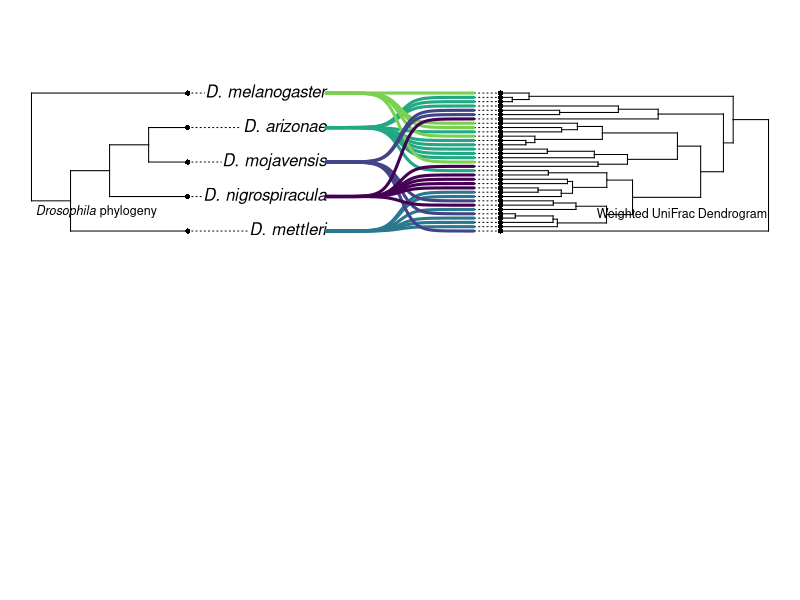
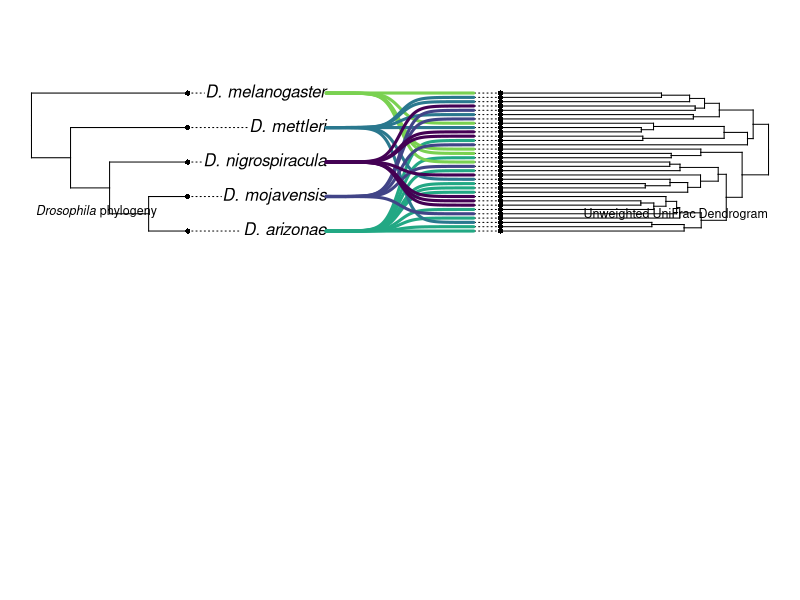

Write the R code that produced these figures, in order.
library(ape)
library(phytools)

#load weighted UniFrac distance matrix
weighted.unifrac.distance.matrix <- read.csv("../../data/weighted_unifrac_distance_matrix.tsv", sep="\t", row.names=1)
#load unweighted UniFrac distance matrix
unweighted.unifrac.distance.matrix <- read.csv("../../data/unweighted_unifrac_distance_matrix.tsv", sep="\t", row.names=1)

#load metadata, rename fly species for better plotting
metadata <- read.csv("../../data/NCDMIC_metadata.tsv", sep="\t")
metadata[metadata == "D. arizonae"] <- "D._arizonae"
metadata[metadata == "D. melanogaster"] <- "D._melanogaster"
metadata[metadata == "D. mettleri"] <- "D._mettleri"
metadata[metadata == "D. mojavensis"] <- "D._mojavensis"
metadata[metadata == "D. nigrospiracula"] <- "D._nigrospiracula"

#define colors for each tip
colors <- c("D._nigrospiracula" = "#440154", 
            "D._mojavensis" = "#414487", 
            "D._mettleri" = "#2a788e", 
            "D._arizonae" = "#22a884", 
            "D._melanogaster" = "#7ad151")

#convert distance matrix to distance object
weighted.unifrac.distances <- as.dist(weighted.unifrac.distance.matrix)
unweighted.unifrac.distances <- as.dist(unweighted.unifrac.distance.matrix)
#perform heirarchical clustering on distances
weighted.unifrac.clusters <- hclust(weighted.unifrac.distances)
unweighted.unifrac.clusters <- hclust(unweighted.unifrac.distances)

#define host tree
host.tree <- ape::read.tree(text="(D._melanogaster,(D._mettleri,(D._nigrospiracula,(D._mojavensis,D._arizonae))));")
#convert clusters to phylo object
weighted.unifrac.dendrogram <- as.phylo(weighted.unifrac.clusters)
unweighted.unifrac.dendrogram <- as.phylo(unweighted.unifrac.clusters)
#load associations between the tips of both trees
associations <- cbind(metadata$species, metadata$sample.id)
associations[, 1] <- gsub("^\\w+", "D._", associations[, 1])
associations[, 1] <- gsub("\\s", "", associations[, 1])

#make color palette
colors <- c()
for (species in associations[,1]) {
  if (species == "D._arizonae") {
    colors <- c(colors, "#22a884")
  }
  if (species == "D._melanogaster") {
    colors <- c(colors, "#7ad151")
  }
  if (species == "D._mettleri") {
    colors <- c(colors, "#2a788e")
  }
  if (species == "D._mojavensis") {
    colors <- c(colors, "#414487")
  }
  if (species == "D._nigrospiracula") {
    colors <- c(colors, "#440154")
  }
}

#create and plot cophylo object
weighted.unifrac.cophylo.obj <- cophylo(host.tree, weighted.unifrac.dendrogram, assoc = associations, rotate=TRUE)
unweighted.unifrac.cophylo.obj <- cophylo(host.tree, unweighted.unifrac.dendrogram, assoc = associations, rotate=TRUE)

#plot weighted unifrac cophylo
pdf(file="../../figures/host_tree_vs_weighted_unifrac.pdf", width=5, height=5)
par()
plot(weighted.unifrac.cophylo.obj, link.type="curved",link.lwd=3, ylim=c(-2.5,1.5), fsize=c(1, 0.001),
     link.col=make.transparent(colors, 1), link.lty="solid")
mtext(substitute(paste(italic("Drosophila"), " phylogeny")), line=-11, adj=0.05, cex=0.75)
mtext("Weighted UniFrac Dendrogram", line=-11, adj=0.95, cex=0.75)
dev.off()

#plot unweighted unifrac cophylo
pdf(file="../../figures/host_tree_vs_unweighted_unifrac.pdf", width=5, height=5)
par()
plot(unweighted.unifrac.cophylo.obj, link.type="curved",link.lwd=3, ylim=c(-2.5,1.5), fsize=c(1, 0.001),
     link.col=make.transparent(colors, 1), link.lty="solid")
mtext(substitute(paste(italic("Drosophila"), " phylogeny")), line=-11, adj=0.05, cex=0.75)
mtext("Unweighted UniFrac Dendrogram", line=-11, adj=0.95, cex=0.75)
dev.off()
